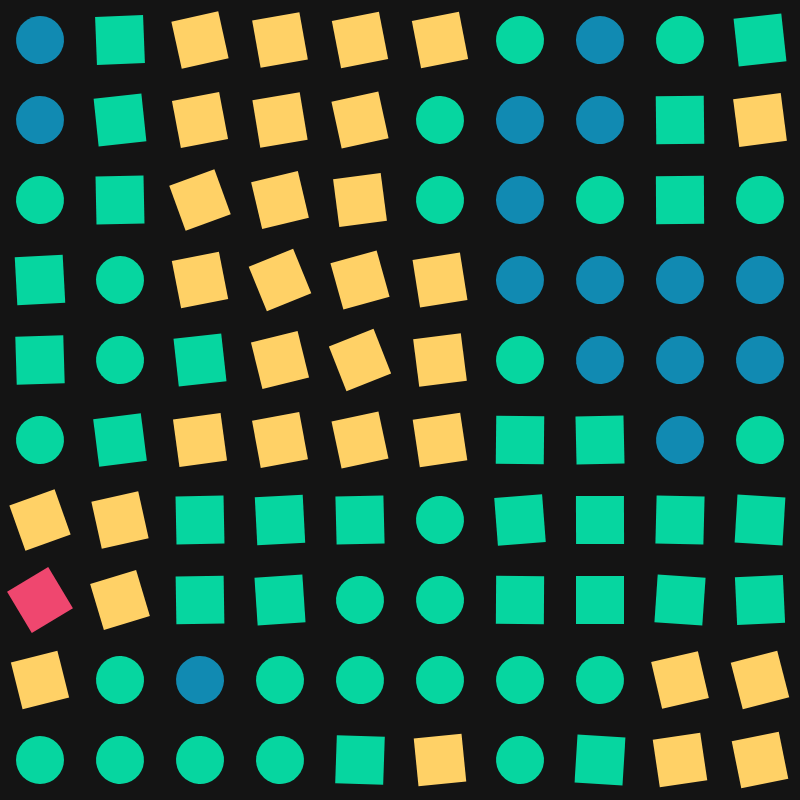
Frame 1 (no input)
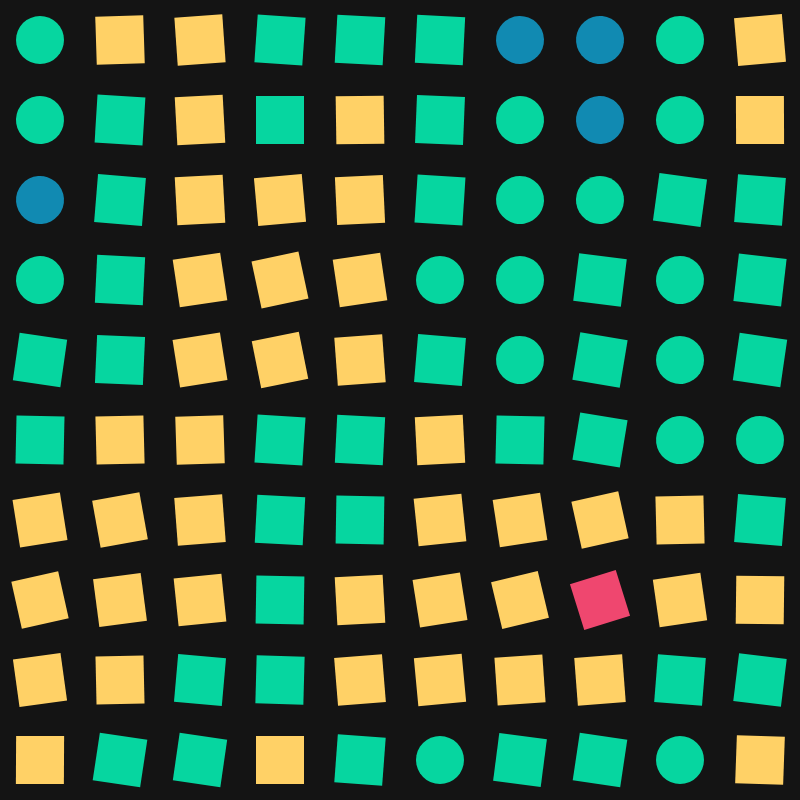
Frame 60 (no input)
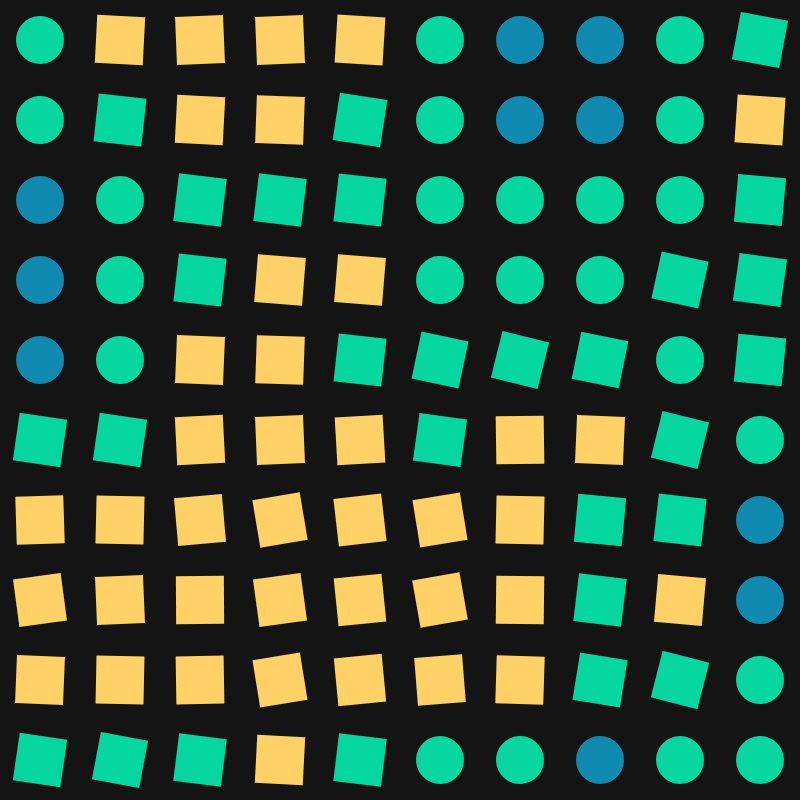
Frame 120 (the mouse pressed at the canvas centre since frame 60)

The p5.js sketch that drew these frames (run headless with seeded random() and noise() and a simulated clock; from frame 60 on, the mouse is pressed at the canvas centre):

// p5.js sketch
// ── sketch.js
let numCols = 10;
let numRows = 10;
let cellSize;
let colors;

function setup() {
  createCanvas(800, 800);
  cellSize = width / numCols;
  angleMode(DEGREES);
  
  // A custom color palette I really like
  colors = [
    color(239, 71, 111),
    color(255, 209, 102),
    color(6, 214, 160),
    color(17, 138, 178),
    color(7, 59, 76)
  ];
  
  noStroke();
}

function draw() {
  background(20);
  let t = frameCount * 0.5;
  
  for (let col = 0; col < numCols; col++) {
    for (let row = 0; row < numRows; row++) {
      // Calculate the center of the current cell
      let posX = col * cellSize + cellSize / 2;
      let posY = row * cellSize + cellSize / 2;
      
      push();
      translate(posX, posY);
      
      // Generate a smooth noise value unique to each cell
      let noiseVal = noise(col * 0.3, row * 0.3, frameCount * 0.01);
      
      // Decide shape type based on noise value
      let drawSquare = noiseVal < 0.5;
      
      // Determine rotation: a mix of noise mapping and a sine oscillation for extra flair
      let angleOffset = map(noiseVal, 0, 1, -45, 45) + sin(t + col + row) * 15;
      rotate(angleOffset);
      
      // Pick a color from the palette using the noise value
      let index = floor(map(noiseVal, 0, 1, 0, colors.length));
      fill(colors[index]);
      
      let sizeFactor = cellSize * 0.6;
      if (drawSquare) {
        rectMode(CENTER);
        rect(0, 0, sizeFactor, sizeFactor);
      } else {
        ellipse(0, 0, sizeFactor, sizeFactor);
      }
      
      pop();
    }
  }
}
